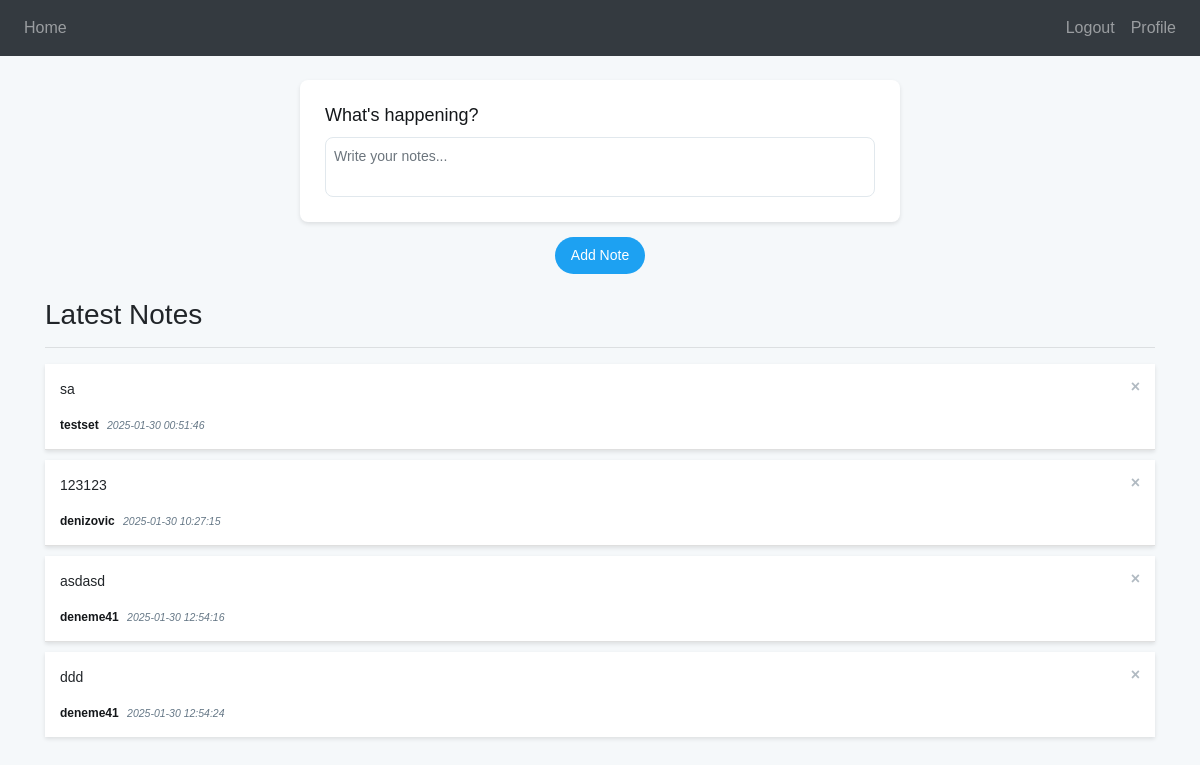
/ (signed in), run on the app's committed database.
### website/models.py (models this page shows)
class Note(db.Model):
    id = db.Column(db.Integer,primary_key = True)
    data = db.Column(db.String(10000))
    date = db.Column(db.DateTime(timezone = True),default = func.now())
    user_id = db.Column(db.Integer,db.ForeignKey("user.id"))
    user = db.relationship("User",back_populates='notes')

class User(db.Model,UserMixin):
    id = db.Column(db.Integer,primary_key = True)
    email = db.Column(db.String(100),unique = True)
    username = db.Column(db.String(25),unique = True)
    password = db.Column(db.String(16))
    notes = db.relationship("Note",back_populates='user')

### website/views.py (the view, shortened to what this page needs)
@views.route('/',methods = ["GET","POST"])
@login_required
def home():
    form = request.form
    notes = Note.query.all()
    return render_template("home.html",user = current_user,notes=notes)

### website/__init__.py (called while the page is built)
def create_app():
    app = Flask(__name__)
    app.config["SECRET_KEY"] = 'flaskgroupproject'
    app.config["SQLALCHEMY_DATABASE_URI"] = f'sqlite:///{DB_NAME}'
    db.init_app(app)
    from .views import views
    from .auth import auth
    app.register_blueprint(views,url_prefix = "/")
    app.register_blueprint(auth,url_prefix = '/')
    from .models import User,Note
    login_manager = LoginManager()
    login_manager.login_view = 'auth.login'
    login_manager.init_app(app)
    @login_manager.user_loader
    def load_user(id):
        return User.query.get(int(id))
    create_db(app)
    return app

### website/templates/home.html (shortened to what this page needs)
{% extends "base.html" %}  {% block content %}
<form method="POST">
  <br />
  <div class="content">
    <h2>What's happening?</h2>
    <textarea
      name="note"
      id="note"
      class="form-control"
      placeholder="Write your notes..."
    ></textarea>
  </div>
  <div style="text-align: center">
    <button type="submit" class="btn btn-primary">Add Note</button>
  </div>
</form>
<br />
<h3>Latest Notes</h3>
<hr />
<ul class="list-group list-group-flush" id="notes">
  {% for note in notes %}
  <li class="list-group-item note-item">
    <div class="note-content">
      <p>{{ note.data }}</p>
      <span class="note-meta">
        <strong>{{ note.user.username }}</strong>
        <small>{{ note.date }}</small>
      </span>
    </div>
    <button
      type="button"
      class="close"
      onClick="deleteNote({{ note.id }})"
    >
      <span aria-hidden="true">&times;</span>
    </button>
  </li>
  {% endfor %}
</ul>
{% endblock content %}

### website/templates/base.html (shortened to what this page needs)
<!DOCTYPE html>
<html lang="en">
  <head>
    <link
      rel="stylesheet"
      href="https://stackpath.bootstrapcdn.com/bootstrap/4.4.1/css/bootstrap.min.css"
    />
    <link
      rel="stylesheet"
      href="https://stackpath.bootstrapcdn.com/font-awesome/4.7.0/css/font-awesome.min.css"
    />
    <link
      rel="stylesheet"
      href="https://cdn.jsdelivr.net/npm/bootstrap@4.6.2/dist/css/bootstrap.min.css"
    />
  </head>
  <body>
    <nav class="navbar navbar-expand-lg navbar-dark bg-dark">
      <div class="collapse navbar-collapse" id="navbar">
        <div class="navbar-nav">
          <a class="nav-item nav-link" href="/" id="/">Home</a>
        </div>
        <div class="navbar-nav ml-auto">
          {% if user.is_authenticated %}
          <a class="nav-item nav-link" href="/logout" id="/logout"
            >Logout</a
          >
          <a class="nav-item nav-link" href="/profile" id="/profile"
            >Profile</a
          >
          {% endif %}
        </div>
      </div>
    </nav>
    <div class="container">
      {%block content %} {% endblock content %}
    </div>
  </body>
</html>

### website/templates/home.html (style rules this page uses)
body { font-family: Arial, sans-serif; margin: 0; padding: 0; background-color: #f5f8fa; }
.note-item { display: flex; justify-content: space-between; align-items: flex-start; background-color: #ffffff; padding: 15px; margin-bottom: 10px; box-shadow: 0 2px 4px rgba(0, 0, 0, 0.1); font-size: 14px; width: 100%; border-radius: 30px; }
.note-content { width: 85%; }
.note-meta { display: block; font-size: 12px; color: #657786; margin-top: 5px; }
.note-meta strong { color: #14171a; }
.note-meta small { margin-left: 5px; font-style: italic; }
.close { background-color: transparent; border: none; color: #657786; font-size: 16px; cursor: pointer; }
.form-control { width: 100%; padding: 8px; font-size: 14px; border-radius: 8px; border: 1px solid #e1e8ed; resize: none; height: 80px; }
.btn-primary { background-color: #1da1f2; color: white; padding: 8px 16px; font-size: 14px; border: none; border-radius: 20px; cursor: pointer; }
.content { max-width: 600px; margin: 0 auto; background-color: #ffffff; padding: 25px; border-radius: 8px; box-shadow: 0 2px 4px rgba(0, 0, 0, 0.1); margin-bottom: 15px; }
.content h2 { font-size: 18px; color: #14171a; margin-bottom: 10px; }

### data on the page
Note: data "sa", user.username "testset", date "2025-01-30 00:51:46"
Note: data "123123", user.username "denizovic", date "2025-01-30 10:27:15"
Note: data "asdasd", user.username "deneme41", date "2025-01-30 12:54:16"
Note: data "ddd", user.username "deneme41", date "2025-01-30 12:54:24"
